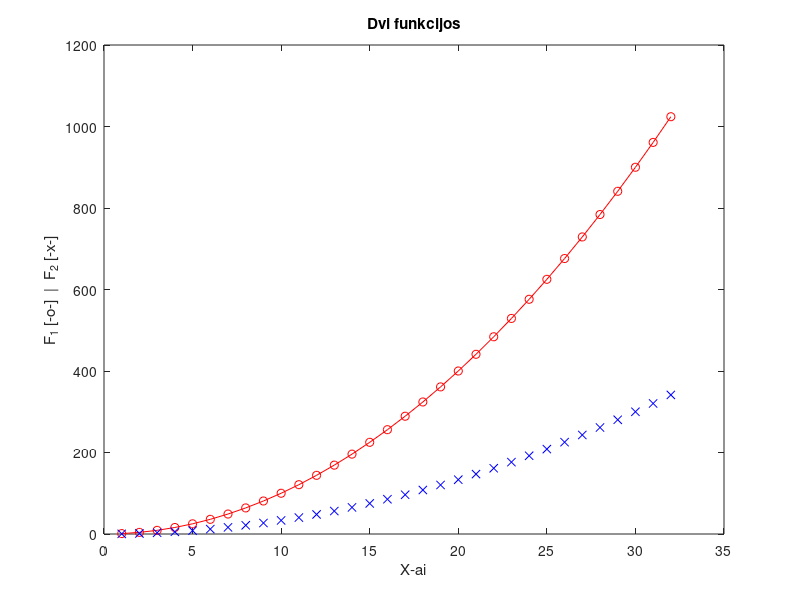

MATLAB code for this plot:
x = 1:32;
y = x.^2;

plot (x, y, 'o-r', x, y/3, 'xb')
title('Dvi funkcijos')
xlabel('X-ai')
ylabel('F_1 [-o-]  |  F_2 [-x-]')
%% 
close all
clear
N = 1;
v = (N+1) : 0.5 : (N+4);
%% 
close all
clear
N = 1;
A = [N, N+1, N+2; N+3, N+4, N+5; N+6, N+7, N+8]
A(3,2)
A(2:3, 1:2)
A([1, 3, 7, 9])

v = (N+1) : 1.5 : (N+4);

B = [A; v(:)'];
